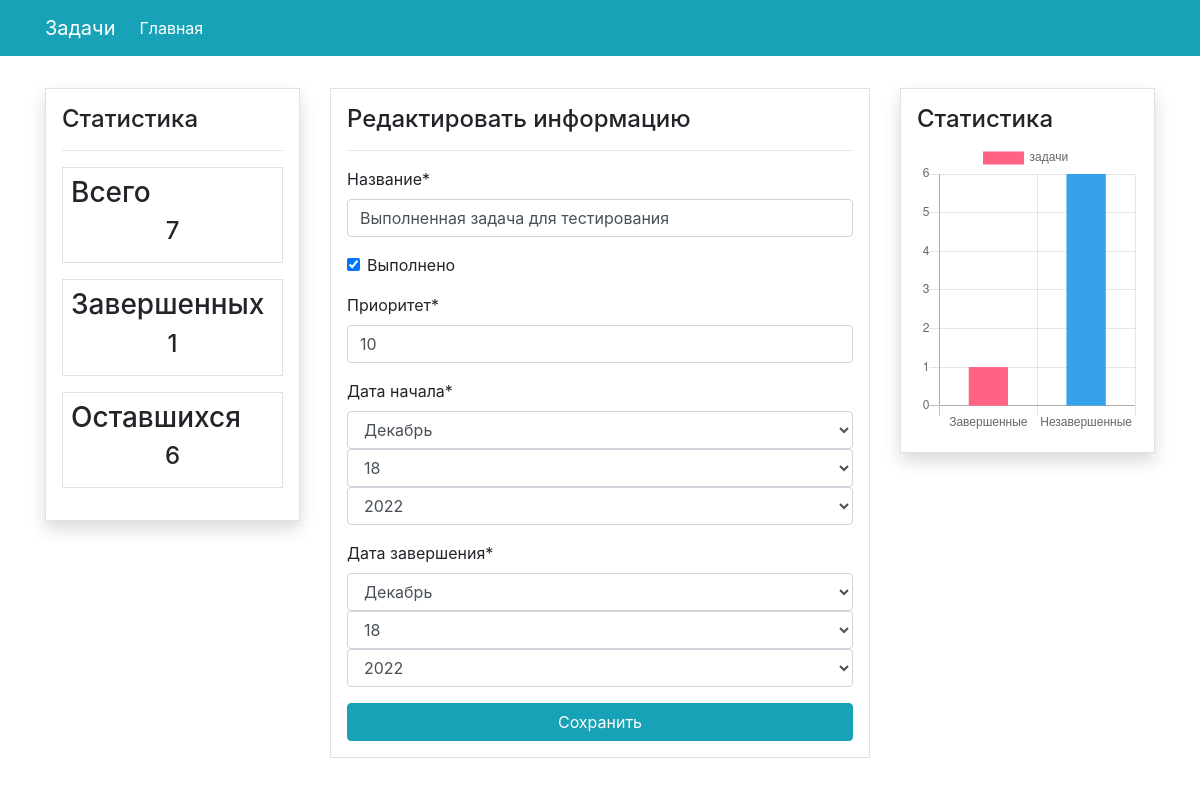
Page /update/25/ on the committed database.
### todos/models.py (models this page shows, shortened)
class Task(models.Model):
    content = models.CharField(max_length=50)
    date_created = models.DateTimeField(auto_now_add=True)
    complete = models.BooleanField(default=False)
    priority = models.IntegerField(default=2, validators=[MinValueValidator(1), MaxValueValidator(10)])
    dateStart = models.DateTimeField(models.DateTimeField(default=timezone.now))
    dateFinish = models.DateTimeField(models.DateTimeField(default=timezone.now))
    class Meta:
        ordering = ['-date_created']

### todos/views.py (the view)
# urls.py: path('update/<int:pk>/', views.update, name='todos-update'),
def update(request, pk):
    task = Task.objects.get(id=pk)
    todos = Task.objects.all()
    count_todos = todos.count() # определяем кол-во всех задач
    completed_todo = Task.objects.filter(complete=True)
    count_completed_todo = completed_todo.count() # кол-во завершенных задач
    uncompleted = count_todos - count_completed_todo # вычисляем кол-во незавершенных задач
    if request.method == 'POST':
        form = UpdateTaskForm(request.POST, instance=task)
        if form.is_valid(): # проверка, что форма целая
            try:
                if(int(form.data.get('priority')) < 0 or int(form.data.get('priority')) > 10):
                    print('Приоритет задачи от 0 до 10')
                    form.add_error(None, 'Приоритет задачи от 0 до 10!')
                    context = {
                    'todos': todos,
                    'count_todos': count_todos,
                    'count_completed_todo': count_completed_todo,
                    'uncompleted': uncompleted,
                    'exception': 'Приоритет задачи от 0 до 10!',
                    }
                    return render(request, 'todos/index.html', context)
                if(int(form.data.get('dateFinish_year')) <= int(form.data.get('dateStart_year')) and int(form.data.get('dateFinish_month')) <= int(form.data.get('dateStart_month')) and int(form.data.get('dateFinish_day')) < int(form.data.get('dateStart_day'))):
                    print('Сообщение об ошибке неправильной формы даты. Дата завершения должна быть позже чем сегодня', form.data.get('dateStart_day'))
                    print('Данные', form.data)
                    form.add_error(None, 'Дата завершения не может быть раньше даты начала')
                    context = {
                    'form': form,
                    'count_todos' : count_todos,
                    'count_completed_todo' : count_completed_todo,
                    'uncompleted' : uncompleted,
                    }
                    return render(request, 'todos/update_task.html', context)
                else:
                    form.save() # Сохранение формы
                    print("Данные сохранены")
                    return redirect('/') # Переход к корню сайта - Главной странице
            except Exception as e:
                print("Ошибка")
                logging.error(traceback.format_exc())
    else:
        form = UpdateTaskForm(instance=task)
    context = {
        'form': form,
        'count_todos' : count_todos,
        'count_completed_todo' : count_completed_todo,
        'uncompleted' : uncompleted,
    }
    return render(request, 'todos/update_task.html', context)

### todos/forms.py
class UpdateTaskForm(forms.ModelForm):
    content = forms.CharField(
        label='Название', widget=forms.TextInput(attrs={}))
    complete = forms.BooleanField(label='Выполнено', required=False)
    priority = forms.IntegerField(label='Приоритет', required=True)
    dateStart = forms.DateTimeField(label='Дата начала', required=True, widget=forms.SelectDateWidget)
    dateFinish = forms.DateTimeField(label='Дата завершения', required=True, widget=forms.SelectDateWidget)
    class Meta:
        model = Task
        fields = '__all__'

### todos/templates/todos/update_task.html (shortened to what this page needs)
{% extends 'partials/base.html' %}
{% load crispy_forms_tags %}
{% block content %}
<div class="border p-3">
    <h4>Редактировать информацию</h4>
    <hr>
    <form method="POST">
        {{ form|crispy }}
        <input class="btn btn-info btn-block" type="submit" value="Сохранить">
    </form>
</div>
{% endblock %}

### rows in the picture
Task: content "Выполненная задача для тестирования", complete "☑", priority "10"

### other values in the picture
{{ count_todos }} "7"
{{ count_completed_todo }} "1"
{{ uncompleted }} "6"
chart data {{ count_completed_todo }} 1
chart data {{ uncompleted }} 6
